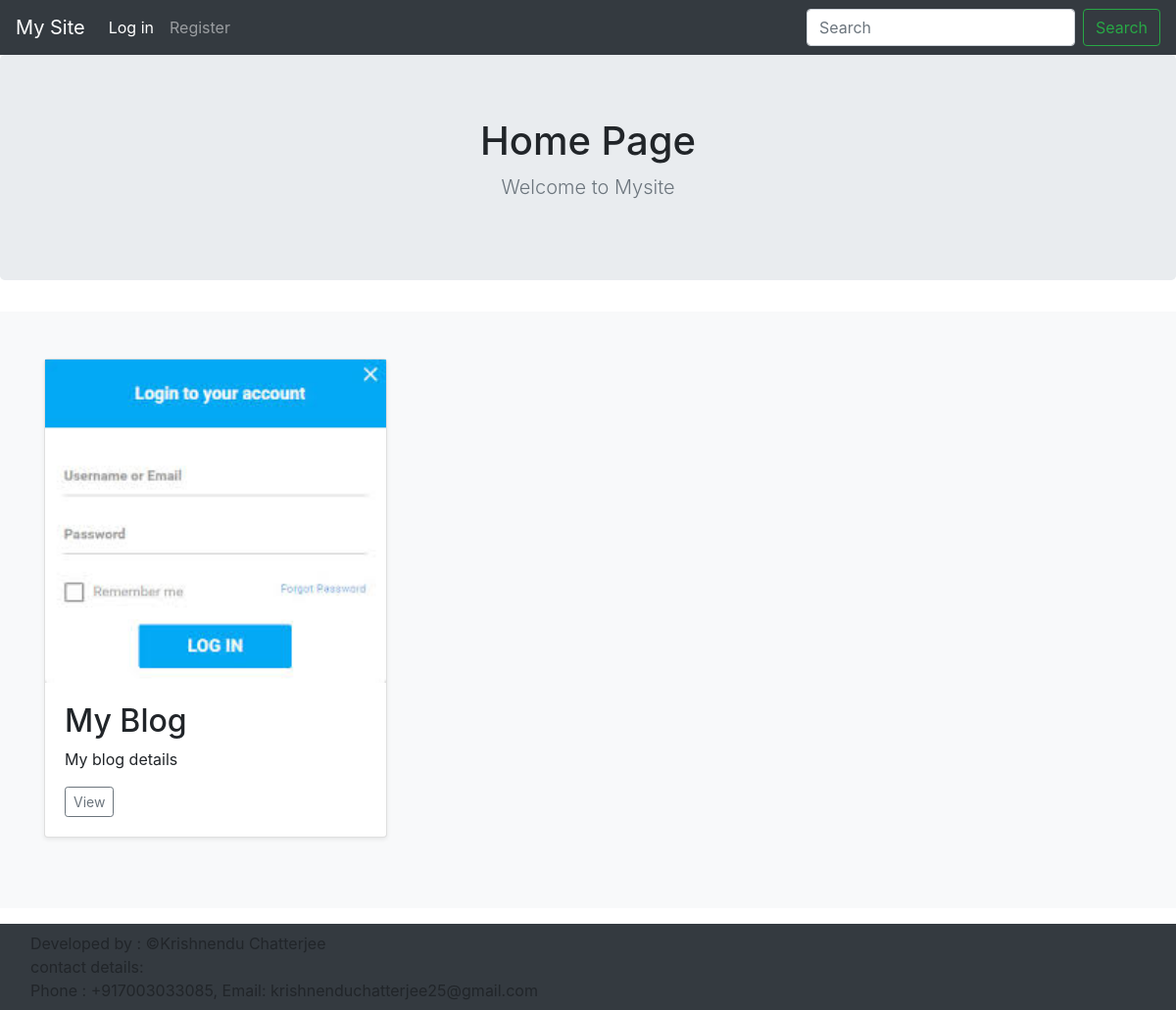
The page / on the database its author committed.
### apps/models.py (models this page shows)
class Blog(models.Model):
    image = models.ImageField(upload_to='blog/image/')
    name = models.CharField(max_length=100)
    text = models.TextField()
    shortname =  models.CharField(max_length=20)
    template = models.FileField(upload_to='blog/template/')

### apps/views.py (the view)
# urls.py: path('',views.home, name='home'),
def home(req):
    blog=Blog.objects.all()
    ob1={ 'blogs' : blog }
    ob1.update(navbar(req))
    return render(req ,'home.html',ob1)

### apps/views.py (called while the page is built)
def navbar(req):
    log='Log in'
    url='login'
    username='login'
    name='Krishnendu Chatterjee'
    phone_number='+917003033085'
    email='krishnenduchatterjee25@gmail.com'
    welcome=''
    admin=False
    if req.user.is_authenticated:
        log='Log out'
        url='logout'
        username=req.user.username
        admin=req.user.is_admin
        welcome='Welcome '+username
    nav={ 'profile' : { 'name' : 'Profile' , 'url' : username , 'welcome' : welcome , 'admin' : admin},
    'log' : { 'name' : log , 'url' : url},
    'register' : {'name' : 'Register' , 'url' : 'register'},
    'copyright' : { 'name' : name , 'phone_number' : phone_number , 'email' : email ,}
    }
    return nav

### templates/home.html (shortened to what this page needs)
{% extends 'base.html' %}
{% block content %}
<main role="main">
  <section class="jumbotron text-center">
    <div class="container">
      <h1>Home Page</h1>
      <p class="lead text-muted">Welcome to Mysite</p>
    </div>
  </section>
  <div class="album py-5 bg-light">
    <div class="container">
      <div class="row">
      {% if blogs %}
        {% for blog in blogs %}
        <div class="col-md-4">
          <div class="card mb-4 shadow-sm">
            <img src="{{blog.image.url}}">
            <div class="card-body">
              <h2>{{blog.name}}</h2>
              <p class="card-text">{{blog.text}}</p>
              <div class="d-flex justify-content-between align-items-center">
                <div class="btn-group">
                  <a class="btn btn-sm btn-outline-secondary" href="/blog/{{blog.shortname}}">View</a>
                </div>
              </div>
            </div>
          </div>
        </div>
        {% endfor %}
        {% endif %}
      </div>
    </div>
  </div>
</main>
{% endblock %}

### rows shown on the page
Blog: image (picture), name "My Blog", text "My blog details"

### other values the page prints
{{ log.name }} "Log in"
{{ register.name }} "Register"
{{ copyright.name }} "Krishnendu Chatterjee"
{{ copyright.phone_number }} "+917003033085"
{{ copyright.email }} "krishnenduchatterjee25@gmail.com"
